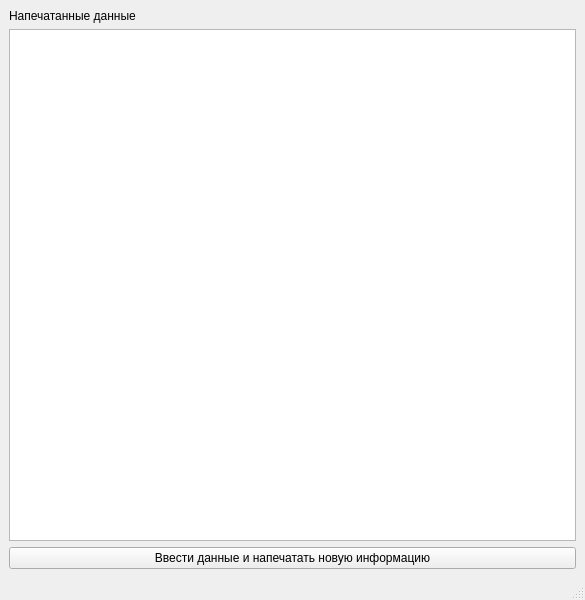
<?xml version="1.0" encoding="UTF-8"?>
<ui version="4.0">
 <class>MainWindow</class>
 <widget class="QMainWindow" name="MainWindow">
  <property name="geometry">
   <rect>
    <x>0</x>
    <y>0</y>
    <width>585</width>
    <height>600</height>
   </rect>
  </property>
  <property name="windowTitle">
   <string>MainWindow</string>
  </property>
  <widget class="QWidget" name="centralwidget">
   <layout class="QGridLayout" name="gridLayout">
    <item row="0" column="0">
     <widget class="QLabel" name="label">
      <property name="text">
       <string>Напечатанные данные</string>
      </property>
     </widget>
    </item>
    <item row="1" column="0">
     <widget class="QTextEdit" name="textEdit">
      <property name="readOnly">
       <bool>true</bool>
      </property>
     </widget>
    </item>
    <item row="2" column="0">
     <widget class="QPushButton" name="pushButton">
      <property name="text">
       <string>Ввести данные и напечатать новую информацию</string>
      </property>
     </widget>
    </item>
   </layout>
  </widget>
  <widget class="QMenuBar" name="menubar">
   <property name="geometry">
    <rect>
     <x>0</x>
     <y>0</y>
     <width>585</width>
     <height>22</height>
    </rect>
   </property>
  </widget>
  <widget class="QStatusBar" name="statusbar"/>
 </widget>
 <resources/>
 <connections/>
</ui>
